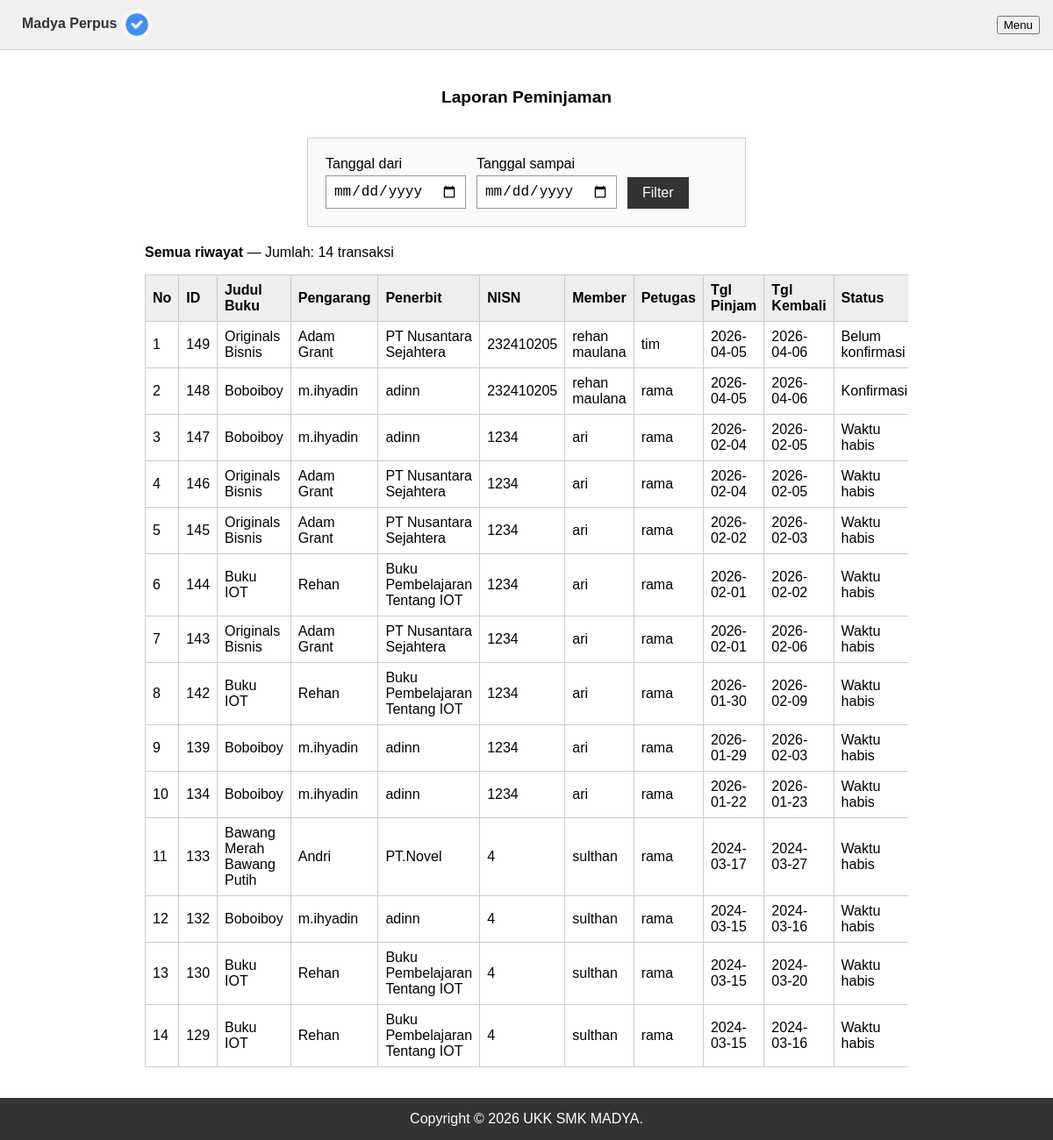
/DashboardAdmin/laporan/index.php (signed in), run on the app's committed database.
### tables this page shows
CREATE TABLE `peminjaman` (
  `id_peminjaman` int NOT NULL,
  `id_buku` varchar(20) NOT NULL,
  `nisn` int NOT NULL,
  `nama_admin` varchar(255) NOT NULL,
  `tgl_peminjaman` date NOT NULL,
  `tgl_pengembalian` date NOT NULL,
  `status` varchar(50) NOT NULL,
  `harga` int NOT NULL,
  `bukti_transaksi` varchar(50) NOT NULL,
  `address_norek` varchar(255) DEFAULT NULL
);

CREATE TABLE `buku` (
  `cover` varchar(255) NOT NULL,
  `id_buku` varchar(20) NOT NULL,
  `kategori` varchar(255) NOT NULL,
  `judul` varchar(255) NOT NULL,
  `pengarang` varchar(255) NOT NULL,
  `penerbit` varchar(255) NOT NULL,
  `tahun_terbit` date NOT NULL,
  `jumlah_halaman` int NOT NULL,
  `buku_deskripsi` text NOT NULL,
  `isi_buku` varchar(250) NOT NULL
);

CREATE TABLE `member` (
  `nisn` int NOT NULL,
  `kode_member` varchar(12) NOT NULL,
  `nama` varchar(255) NOT NULL,
  `password` varchar(255) NOT NULL,
  `jenis_kelamin` varchar(20) NOT NULL,
  `kelas` varchar(5) NOT NULL,
  `jurusan` varchar(50) NOT NULL,
  `no_tlp` varchar(15) NOT NULL,
  `tgl_pendaftaran` date NOT NULL
);

### DashboardAdmin/laporan/index.php (the view, shortened to what this page needs)
<?php
require "../../config/config.php";
$tanggal_dari = $_GET["tanggal_dari"] ?? '';
$tanggal_sampai = $_GET["tanggal_sampai"] ?? '';
$laporan = [];
$filter_aktif = ($tanggal_dari !== '' && $tanggal_sampai !== '');
$sql = "SELECT p.*, b.judul, b.pengarang, b.penerbit, m.nama as nama_member
  FROM peminjaman p
  LEFT JOIN buku b ON p.id_buku = b.id_buku
  LEFT JOIN member m ON p.nisn = m.nisn ";
$sql .= " ORDER BY p.tgl_peminjaman DESC, p.id_peminjaman DESC";
$query = mysqli_query($connection, $sql);
while ($row = mysqli_fetch_assoc($query)) $laporan[] = $row;
?>
<!DOCTYPE html>
<html lang="id">
<head>
    <link rel="stylesheet" href="../../assets/base.css">
</head>
<body>
    <nav class="nav-plain">
        <span><strong>Madya Perpus</strong> <img src="../../assets/header.png" alt="Logo" style="width:36px;height:36px;vertical-align:middle;border-radius:50%;"></span>
        <div class="dropdown-wrap">
            <button type="button" onclick="document.getElementById('menuDropdown').classList.toggle('show')">Menu</button>
        </div>
    </nav>
    <div class="container-plain">
        <h1 class="section-title">Laporan Peminjaman</h1>
        <div class="card-plain" style="margin-bottom:20px;">
            <form action="" method="get" style="display:flex;flex-wrap:wrap;align-items:flex-end;gap:12px;">
                <div class="form-group" style="margin:0;">
                    <label>Tanggal dari</label>
                    <input type="date" name="tanggal_dari" value="<?= htmlspecialchars($tanggal_dari); ?>">
                </div>
                <div class="form-group" style="margin:0;">
                    <label>Tanggal sampai</label>
                    <input type="date" name="tanggal_sampai" value="<?= htmlspecialchars($tanggal_sampai); ?>">
                </div>
                <button type="submit" class="btn btn-primary">Filter</button>
            </form>
        </div>
        <p><strong><?= $filter_aktif ? 'Periode:' : 'Semua riwayat'; ?></strong>
            — Jumlah: <?= count($laporan); ?> transaksi
        </p>
        <div style="overflow-x:auto;">
            <table>
                <thead>
                    <tr>
                        <th>No</th>
                        <th>ID</th>
                        <th>Judul Buku</th>
                        <th>Pengarang</th>
                        <th>Penerbit</th>
                        <th>NISN</th>
                        <th>Member</th>
                        <th>Petugas</th>
                        <th>Tgl Pinjam</th>
                        <th>Tgl Kembali</th>
                        <th>Status</th>
                    </tr>
                </thead>
                <tbody>
                    <?php $no = 1;
                    foreach ($laporan as $d) : ?>
                        <tr>
                            <td><?= $no++; ?></td>
                            <td><?= $d["id_peminjaman"]; ?></td>
                            <td><?= htmlspecialchars($d["judul"] ?? $d["id_buku"]); ?></td>
                            <td><?= htmlspecialchars($d["pengarang"] ?? '-'); ?></td>
                            <td><?= htmlspecialchars($d["penerbit"] ?? '-'); ?></td>
                            <td><?= $d["nisn"]; ?></td>
                            <td><?= htmlspecialchars($d["nama_member"] ?? '-'); ?></td>
                            <td><?= htmlspecialchars($d["nama_admin"]); ?></td>
                            <td><?= $d["tgl_peminjaman"]; ?></td>
                            <td><?= $d["tgl_pengembalian"]; ?></td>
                            <td><?= htmlspecialchars($d["status"]); ?></td>
                        </tr>
                    <?php endforeach; ?>
                </tbody>
            </table>
        </div>
    </div>
    <footer class="page-footer">Copyright © 2026 UKK SMK MADYA.</footer>
</body>
</html>

### assets/base.css (style rules this page uses)
* { box-sizing: border-box; }
body { margin: 0; font-family: sans-serif; }
.nav-plain { display: flex; justify-content: space-between; align-items: center; padding: 10px 15px; background: #f0f0f0; border-bottom: 1px solid #ccc; }
.nav-plain a, .nav-plain span { color: #333; text-decoration: none; margin-left: 10px; }
.nav-plain img { width: 36px; height: 36px; vertical-align: middle; border-radius: 50%; }
.container-plain { max-width: 900px; margin: 0 auto; padding: 15px; }
.form-group { margin-bottom: 12px; }
.form-group label { display: block; margin-bottom: 4px; }
.form-group input, .form-group select { width: 100%; padding: 8px 10px; border: 1px solid #999; font-size: 1rem; }
.btn { padding: 8px 16px; border: 1px solid #666; cursor: pointer; font-size: 1rem; text-decoration: none; display: inline-block; background: #eee; color: #333; }
.btn-primary { background: #333; color: #fff; border-color: #333; }
.card-plain { background: #fafafa; border: 1px solid #ccc; padding: 20px; margin: 20px auto; max-width: 500px; }
.dropdown-wrap { position: relative; }
table { width: 100%; border-collapse: collapse; }
th, td { padding: 8px; text-align: left; border: 1px solid #ccc; }
th { background: #eee; }
.page-footer { text-align: center; padding: 15px; background: #333; color: #fff; margin-top: 20px; }
.section-title { text-align: center; padding: 15px; font-size: 1.2rem; }
input[type="text"], input[type="number"], input[type="password"], input[type="date"], input[type="file"], textarea { padding: 8px; border: 1px solid #999; }

### data on the page
peminjaman: id_peminjaman "149", id_buku.judul "Originals Bisnis", id_buku.pengarang "Adam Grant", id_buku.penerbit "PT Nusantara Sejahtera", nisn "232410205", nisn.nama "rehan maulana", nama_admin "tim", tgl_peminjaman "2026-04-05", tgl_pengembalian "2026-04-06", status "Belum konfirmasi"
peminjaman: id_peminjaman "148", id_buku.judul "Boboiboy", id_buku.pengarang "m.ihyadin", id_buku.penerbit "adinn", nisn "232410205", nisn.nama "rehan maulana", nama_admin "rama", tgl_peminjaman "2026-04-05", tgl_pengembalian "2026-04-06", status "Konfirmasi"
peminjaman: id_peminjaman "147", id_buku.judul "Boboiboy", id_buku.pengarang "m.ihyadin", id_buku.penerbit "adinn", nisn "1234", nisn.nama "ari", nama_admin "rama", tgl_peminjaman "2026-02-04", tgl_pengembalian "2026-02-05", status "Waktu habis"
peminjaman: id_peminjaman "146", id_buku.judul "Originals Bisnis", id_buku.pengarang "Adam Grant", id_buku.penerbit "PT Nusantara Sejahtera", nisn "1234", nisn.nama "ari", nama_admin "rama", tgl_peminjaman "2026-02-04", tgl_pengembalian "2026-02-05", status "Waktu habis"
peminjaman: id_peminjaman "145", id_buku.judul "Originals Bisnis", id_buku.pengarang "Adam Grant", id_buku.penerbit "PT Nusantara Sejahtera", nisn "1234", nisn.nama "ari", nama_admin "rama", tgl_peminjaman "2026-02-02", tgl_pengembalian "2026-02-03", status "Waktu habis"
peminjaman: id_peminjaman "144", id_buku.judul "Buku IOT", id_buku.pengarang "Rehan", id_buku.penerbit "Buku Pembelajaran Tentang IOT", nisn "1234", nisn.nama "ari", nama_admin "rama", tgl_peminjaman "2026-02-01", tgl_pengembalian "2026-02-02", status "Waktu habis"
peminjaman: id_peminjaman "143", id_buku.judul "Originals Bisnis", id_buku.pengarang "Adam Grant", id_buku.penerbit "PT Nusantara Sejahtera", nisn "1234", nisn.nama "ari", nama_admin "rama", tgl_peminjaman "2026-02-01", tgl_pengembalian "2026-02-06", status "Waktu habis"
peminjaman: id_peminjaman "142", id_buku.judul "Buku IOT", id_buku.pengarang "Rehan", id_buku.penerbit "Buku Pembelajaran Tentang IOT", nisn "1234", nisn.nama "ari", nama_admin "rama", tgl_peminjaman "2026-01-30", tgl_pengembalian "2026-02-09", status "Waktu habis"
peminjaman: id_peminjaman "139", id_buku.judul "Boboiboy", id_buku.pengarang "m.ihyadin", id_buku.penerbit "adinn", nisn "1234", nisn.nama "ari", nama_admin "rama", tgl_peminjaman "2026-01-29", tgl_pengembalian "2026-02-03", status "Waktu habis"
peminjaman: id_peminjaman "134", id_buku.judul "Boboiboy", id_buku.pengarang "m.ihyadin", id_buku.penerbit "adinn", nisn "1234", nisn.nama "ari", nama_admin "rama", tgl_peminjaman "2026-01-22", tgl_pengembalian "2026-01-23", status "Waktu habis"
peminjaman: id_peminjaman "133", id_buku.judul "Bawang Merah Bawang Putih", id_buku.pengarang "Andri", id_buku.penerbit "PT.Novel", nisn "4", nisn.nama "sulthan", nama_admin "rama", tgl_peminjaman "2024-03-17", tgl_pengembalian "2024-03-27", status "Waktu habis"
peminjaman: id_peminjaman "132", id_buku.judul "Boboiboy", id_buku.pengarang "m.ihyadin", id_buku.penerbit "adinn", nisn "4", nisn.nama "sulthan", nama_admin "rama", tgl_peminjaman "2024-03-15", tgl_pengembalian "2024-03-16", status "Waktu habis"
peminjaman: id_peminjaman "130", id_buku.judul "Buku IOT", id_buku.pengarang "Rehan", id_buku.penerbit "Buku Pembelajaran Tentang IOT", nisn "4", nisn.nama "sulthan", nama_admin "rama", tgl_peminjaman "2024-03-15", tgl_pengembalian "2024-03-20", status "Waktu habis"
peminjaman: id_peminjaman "129", id_buku.judul "Buku IOT", id_buku.pengarang "Rehan", id_buku.penerbit "Buku Pembelajaran Tentang IOT", nisn "4", nisn.nama "sulthan", nama_admin "rama", tgl_peminjaman "2024-03-15", tgl_pengembalian "2024-03-16", status "Waktu habis"

### other printed values
count($laporan) "14"
